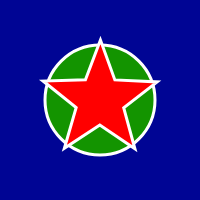
Frame 1 (no input)
Frame 60 (no input): identical to frame 1, image omitted
Frame 120 (the mouse pressed at the canvas centre since frame 60): identical to frame 1, image omitted

The p5.js sketch that drew this single still picture (run headless with seeded random() and noise() and a simulated clock; from frame 60 on, the mouse is pressed at the canvas centre):

// p5.js sketch
// ── sketch.js
function setup() {
  createCanvas(200, 200);
}

function draw() {
  stroke('white')
  strokeWeight(3)
  background(0, 5, 148);
  circleColor = color(19, 148, 0)
  fill (circleColor)
  circle(100, 100, 110)
  push();
  translate(100, 100);
  rotate(.95);
  rectMode(CENTER)
  starColor = color(255,0,0)
  fill (starColor)
  star(0, 0, 25, 60, 5);
  pop();
}

function star(x, y, radius1, radius2, npoints) {
  let angle = TWO_PI / npoints;
  let halfAngle = angle / 2.0;
  beginShape();
  for (let a = 0; a < TWO_PI; a += angle) {
    let sx = x + cos(a) * radius2;
    let sy = y + sin(a) * radius2;
    vertex(sx, sy);
    sx = x + cos(a + halfAngle) * radius1;
    sy = y + sin(a + halfAngle) * radius1;
    vertex(sx, sy);
  }
  endShape(CLOSE);
}
